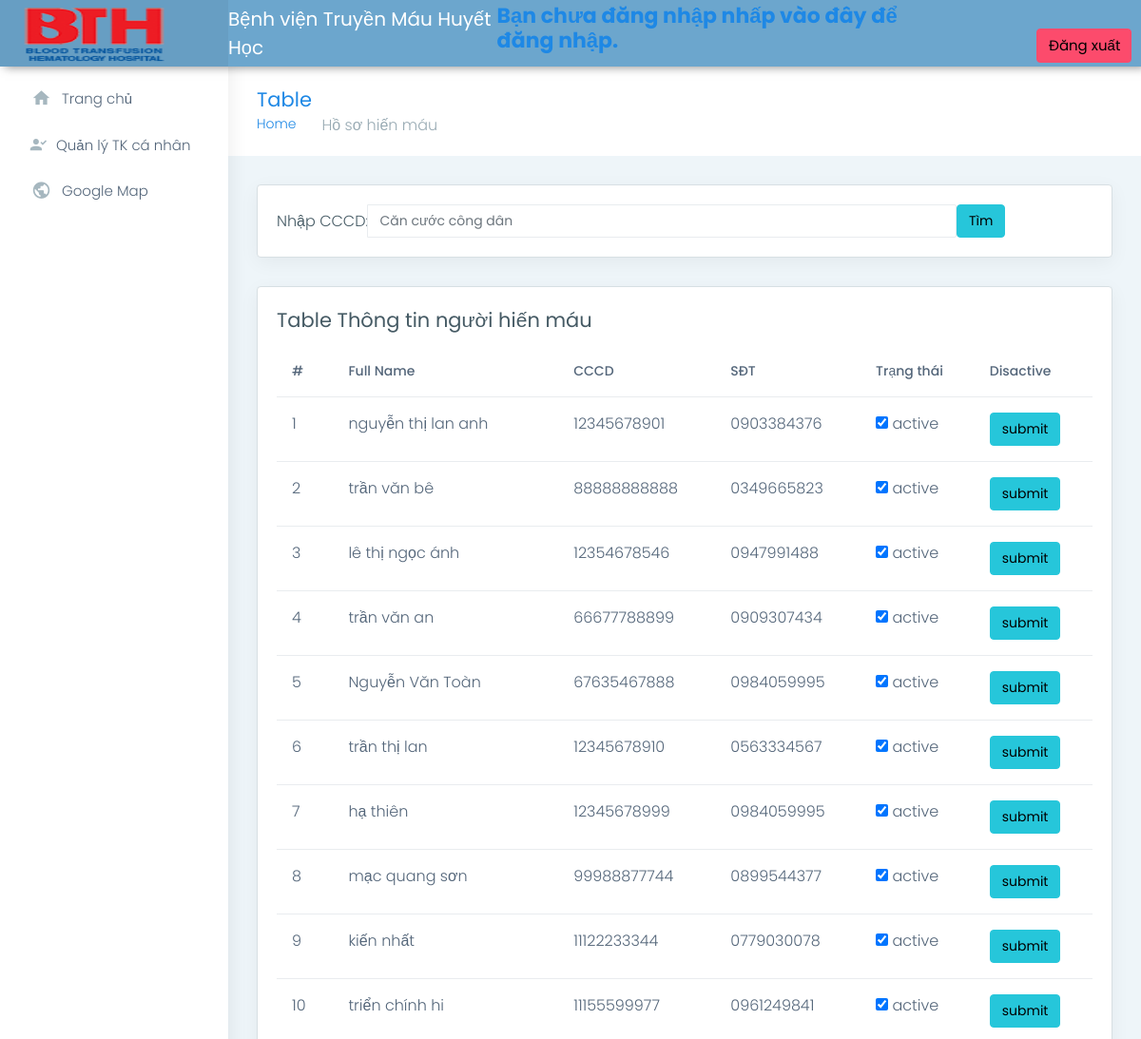
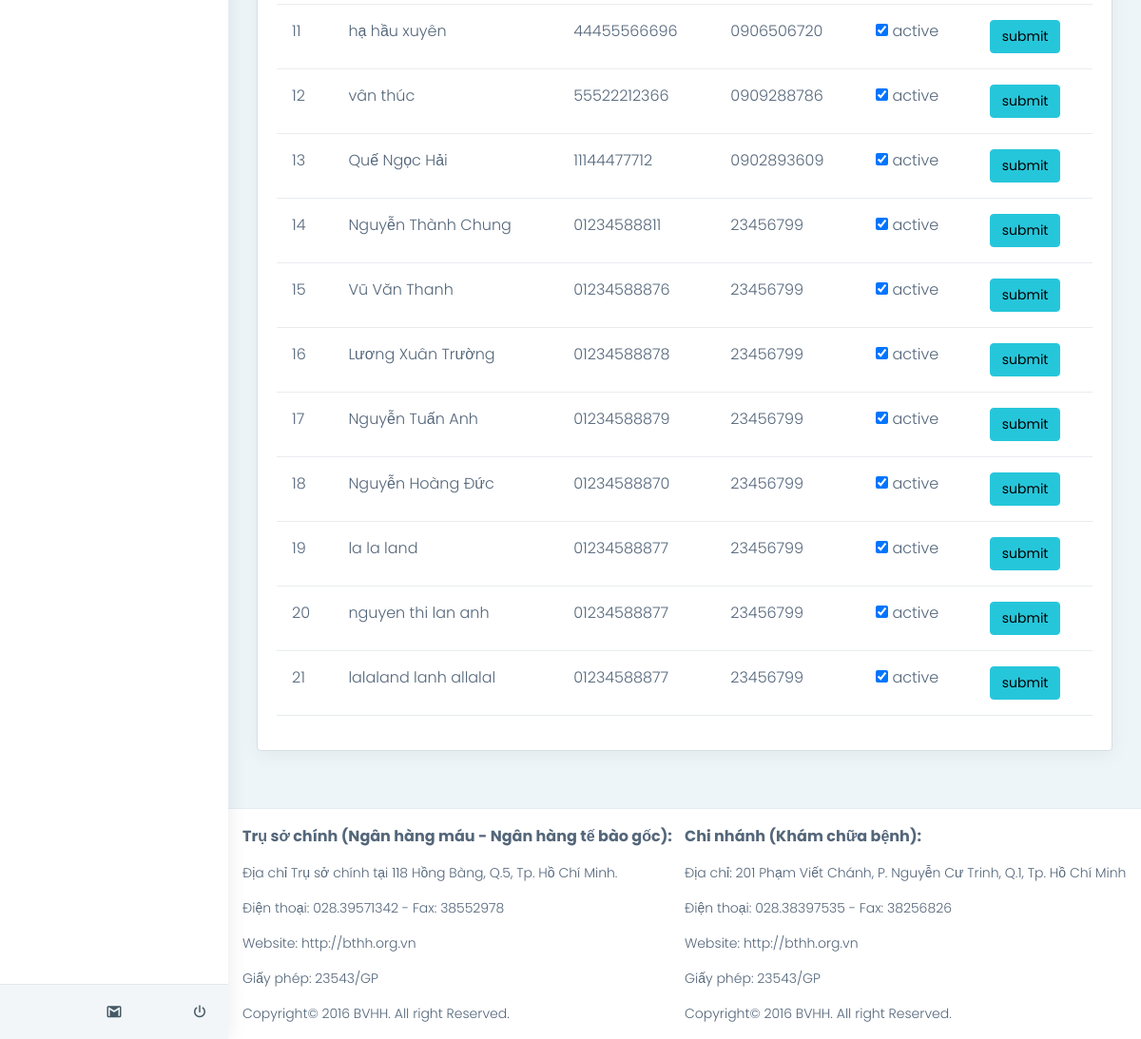
The page /admin/html/pages-DKHM.php on the database its author committed (2 pictures, top to bottom).
### tables this page shows
CREATE TABLE `nguoihienmau` (
  `MSNHM` char(10) NOT NULL,
  `CCCD` char(11) DEFAULT NULL,
  `id_CBYT` char(10) DEFAULT NULL,
  `HOTEN` varchar(30) DEFAULT NULL,
  `NGAYSINH` date DEFAULT NULL,
  `DIACHI` varchar(100) DEFAULT NULL,
  `GIOITINH` tinyint(1) DEFAULT NULL,
  `NGHENGHIEP` varchar(50) DEFAULT NULL,
  `EMAIL` char(50) DEFAULT NULL,
  `SODT` char(10) NOT NULL,
  `password` char(20) DEFAULT NULL,
  `trangthai` tinyint(1) DEFAULT NULL,
  `loaimau` char(4) DEFAULT NULL,
  `benhnen` varchar(30) DEFAULT NULL
);

### admin/include/elsedkhm.php (the view)
<div class="col-sm-12">
    <div class="card">
        <div class="card-body">
            <div class="col-md-10" style="float: left;">
                <div class="input-group"><span style="margin-top: 6px;" class="input-group-addon">Nhập CCCD: </span><input name="CCCD" placeholder="Căn cước công dân" class="form-control" type="text">
                </div>
            </div>
            <div class="col-md-2" style="float: right;"><button type="submit" name="timcccd" class="btn btn-success btn-block">Tìm</button></div>
        </div>
    </div>
</div>
<div class="col-sm-12">
    <div class="card">
        <div class="card-body">
            <h4 class="card-title">Table Thông tin người hiến máu</h4>
            <div class="table-responsive">
                <form method="POST" enctype="multipart/form-data">
                <table class="table user-table" >
                    <?php
                            $i=0;
                            $query = mysql_query("SELECT * FROM nguoihienmau");
                            ?>
                            <thead>
                                <tr>
                                    <th class="border-top-0">#</th>
                                    <th class="border-top-0">Full Name</th>
                                    <th class="border-top-0">CCCD</th>
                                    <th class="border-top-0">SĐT</th>
                                    <th class="border-top-0">Trạng thái</th>
                                    <th class="border-top-0">Disactive</th>
                                </tr>
                            </thead>
                            <?php
                            while($row = mysql_fetch_array($query))
                            {
                                $i++;
                                ?>
                            <tbody>
                                    <tr>
                                        <td><?php echo $i; ?></td>
                                        <td><?php echo $row['HOTEN']; ?></td>
                                        <td><?php echo $row['CCCD']; ?></td>
                                        <td><?php echo $row['SODT']; ?></td>
                                        <td> <?php if($row['trangthai']==1){ ?>
                                            <input type="checkbox" name="hientt" checked="checked" value="1"> active
                                       <?php } else { ?>
                                            <input type="checkbox" name="hientt" checked="checked" value="0"> disactive
                                       <?php } ?>
                                        </td>
                                        <td><a href="../include/disactive.php?MSNHM=<?php echo $row['MSNHM']; ?>"><input type="button" name="hienantt" class="btn btn-block btn-success" value="submit"></a></td>
                                    </tr>
                                    <?php }
                                     ?>
                            </tbody>
                </table>
                </form>
            </div>
        </div>
    </div>
</div>

### rows shown on the page
nguoihienmau: HOTEN "nguyễn thị lan anh", CCCD "12345678901", SODT "0903384376"
nguoihienmau: HOTEN "trần văn bê", CCCD "88888888888", SODT "0349665823"
nguoihienmau: HOTEN "lê thị ngọc ánh", CCCD "12354678546", SODT "0947991488"
nguoihienmau: HOTEN "trần văn an", CCCD "66677788899", SODT "0909307434"
nguoihienmau: HOTEN "Nguyễn Văn Toàn", CCCD "67635467888", SODT "0984059995"
nguoihienmau: HOTEN "trần thị lan", CCCD "12345678910", SODT "0563334567"
nguoihienmau: HOTEN "hạ thiên", CCCD "12345678999", SODT "0984059995"
nguoihienmau: HOTEN "mạc quang sơn", CCCD "99988877744", SODT "0899544377"
nguoihienmau: HOTEN "kiến nhất", CCCD "11122233344", SODT "0779030078"
nguoihienmau: HOTEN "triển chính hi", CCCD "11155599977", SODT "0961249841"
nguoihienmau: HOTEN "hạ hầu xuyên", CCCD "44455566696", SODT "0906506720"
nguoihienmau: HOTEN "vân thúc", CCCD "55522212366", SODT "0909288786"
nguoihienmau: HOTEN "Quế Ngọc Hải", CCCD "11144477712", SODT "0902893609"
nguoihienmau: HOTEN "Nguyễn Thành Chung", CCCD "01234588811", SODT "23456799"
nguoihienmau: HOTEN "Vũ Văn Thanh", CCCD "01234588876", SODT "23456799"
nguoihienmau: HOTEN "Lương Xuân Trường", CCCD "01234588878", SODT "23456799"
nguoihienmau: HOTEN "Nguyễn Tuấn Anh", CCCD "01234588879", SODT "23456799"
nguoihienmau: HOTEN "Nguyễn Hoàng Đức", CCCD "01234588870", SODT "23456799"
nguoihienmau: HOTEN "la la land", CCCD "01234588877", SODT "23456799"
nguoihienmau: HOTEN "nguyen thi lan anh", CCCD "01234588877", SODT "23456799"
nguoihienmau: HOTEN "lalaland lanh allalal", CCCD "01234588877", SODT "23456799"
